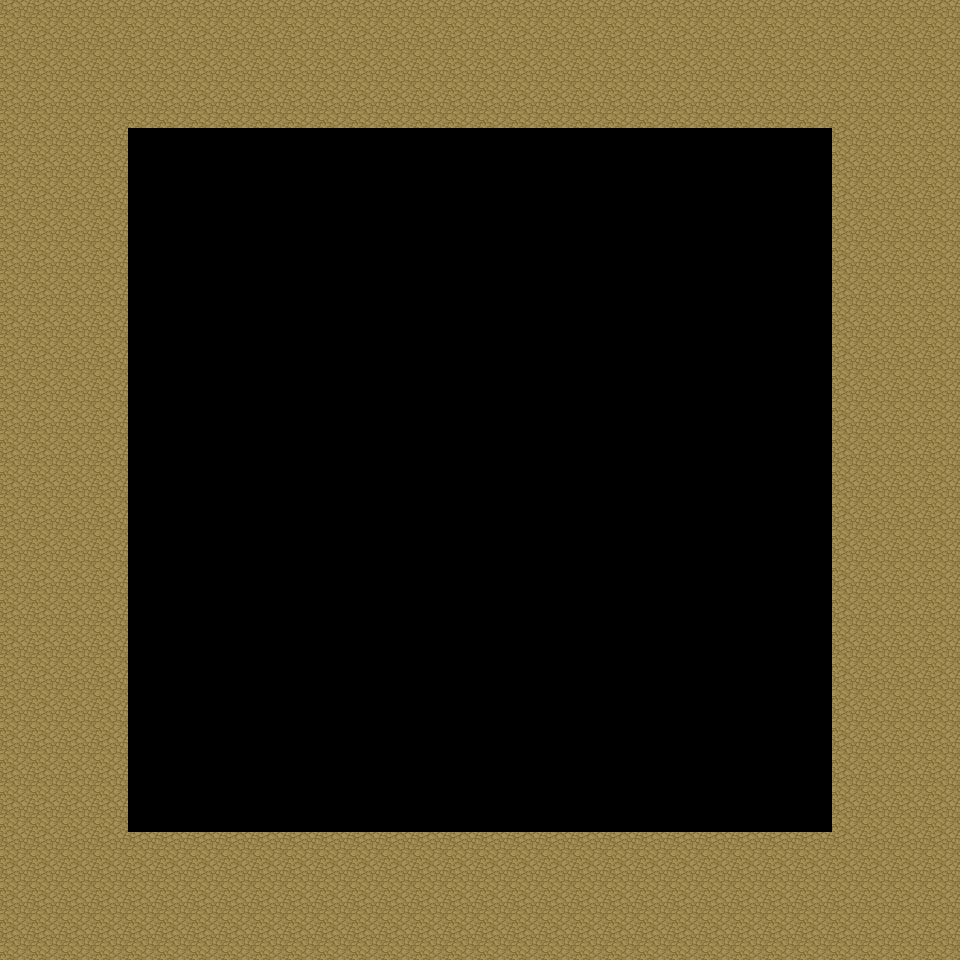

This is a level from a 2D game, rendered from its Tiled map with the project's own tilesets. A one-line summary and the complete map file follow:
An orthogonal 30x30 tile map with 32x32 px tiles, 1 tile layer (タイルレイヤー1) and 2 objects (Player, Enemy).

<map version="1.10" tiledversion="1.10.2" orientation="orthogonal" renderorder="right-down" width="30" height="30" tilewidth="32" tileheight="32" infinite="0" nextlayerid="4" nextobjectid="4">
 <tileset firstgid="1" source="Wall.tsx" />
 <layer id="1" name="タイルレイヤー1" width="30" height="30">
  <data encoding="csv">
9,9,9,9,9,9,9,9,9,9,9,9,9,9,9,9,9,9,9,9,9,9,9,9,9,9,9,9,9,9,
9,9,9,9,9,9,9,9,9,9,9,9,9,9,9,9,9,9,9,9,9,9,9,9,9,9,9,9,9,9,
9,9,9,9,9,9,9,9,9,9,9,9,9,9,9,9,9,9,9,9,9,9,9,9,9,9,9,9,9,9,
9,9,9,9,9,9,9,9,9,9,9,9,9,9,9,9,9,9,9,9,9,9,9,9,9,9,9,9,9,9,
9,9,9,9,0,0,0,0,0,0,0,0,0,0,0,0,0,0,0,0,0,0,0,0,0,0,9,9,9,9,
9,9,9,9,0,0,0,0,0,0,0,0,0,0,0,0,0,0,0,0,0,0,0,0,0,0,9,9,9,9,
9,9,9,9,0,0,0,0,0,0,0,0,0,0,0,0,0,0,0,0,0,0,0,0,0,0,9,9,9,9,
9,9,9,9,0,0,0,0,0,0,0,0,0,0,0,0,0,0,0,0,0,0,0,0,0,0,9,9,9,9,
9,9,9,9,0,0,0,0,0,0,0,0,0,0,0,0,0,0,0,0,0,0,0,0,0,0,9,9,9,9,
9,9,9,9,0,0,0,0,0,0,0,0,0,0,0,0,0,0,0,0,0,0,0,0,0,0,9,9,9,9,
9,9,9,9,0,0,0,0,0,0,0,0,0,0,0,0,0,0,0,0,0,0,0,0,0,0,9,9,9,9,
9,9,9,9,0,0,0,0,0,0,0,0,0,0,0,0,0,0,0,0,0,0,0,0,0,0,9,9,9,9,
9,9,9,9,0,0,0,0,0,0,0,0,0,0,0,0,0,0,0,0,0,0,0,0,0,0,9,9,9,9,
9,9,9,9,0,0,0,0,0,0,0,0,0,0,0,0,0,0,0,0,0,0,0,0,0,0,9,9,9,9,
9,9,9,9,0,0,0,0,0,0,0,0,0,0,0,0,0,0,0,0,0,0,0,0,0,0,9,9,9,9,
9,9,9,9,0,0,0,0,0,0,0,0,0,0,0,0,0,0,0,0,0,0,0,0,0,0,9,9,9,9,
9,9,9,9,0,0,0,0,0,0,0,0,0,0,0,0,0,0,0,0,0,0,0,0,0,0,9,9,9,9,
9,9,9,9,0,0,0,0,0,0,0,0,0,0,0,0,0,0,0,0,0,0,0,0,0,0,9,9,9,9,
9,9,9,9,0,0,0,0,0,0,0,0,0,0,0,0,0,0,0,0,0,0,0,0,0,0,9,9,9,9,
9,9,9,9,0,0,0,0,0,0,0,0,0,0,0,0,0,0,0,0,0,0,0,0,0,0,9,9,9,9,
9,9,9,9,0,0,0,0,0,0,0,0,0,0,0,0,0,0,0,0,0,0,0,0,0,0,9,9,9,9,
9,9,9,9,0,0,0,0,0,0,0,0,0,0,0,0,0,0,0,0,0,0,0,0,0,0,9,9,9,9,
9,9,9,9,0,0,0,0,0,0,0,0,0,0,0,0,0,0,0,0,0,0,0,0,0,0,9,9,9,9,
9,9,9,9,0,0,0,0,0,0,0,0,0,0,0,0,0,0,0,0,0,0,0,0,0,0,9,9,9,9,
9,9,9,9,0,0,0,0,0,0,0,0,0,0,0,0,0,0,0,0,0,0,0,0,0,0,9,9,9,9,
9,9,9,9,0,0,0,0,0,0,0,0,0,0,0,0,0,0,0,0,0,0,0,0,0,0,9,9,9,9,
9,9,9,9,9,9,9,9,9,9,9,9,9,9,9,9,9,9,9,9,9,9,9,9,9,9,9,9,9,9,
9,9,9,9,9,9,9,9,9,9,9,9,9,9,9,9,9,9,9,9,9,9,9,9,9,9,9,9,9,9,
9,9,9,9,9,9,9,9,9,9,9,9,9,9,9,9,9,9,9,9,9,9,9,9,9,9,9,9,9,9,
9,9,9,9,9,9,9,9,9,9,9,9,9,9,9,9,9,9,9,9,9,9,9,9,9,9,9,9,9,9
</data>
 </layer>
 <objectgroup id="2" name="Player">
  <object id="3" name="Player" x="223" y="445" width="32" height="32" />
 </objectgroup>
 <objectgroup id="3" name="Enemy">
  <object id="2" name="Enemy" x="703" y="445" width="32" height="32" />
 </objectgroup>
</map>
